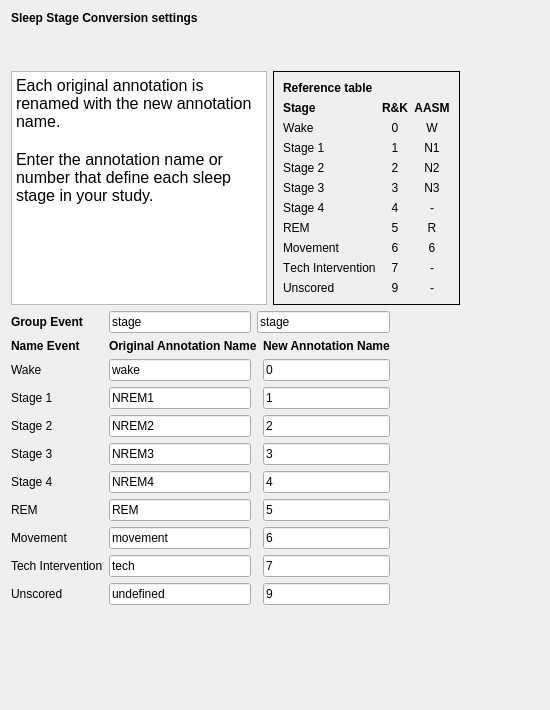
<?xml version="1.0" encoding="UTF-8"?>
<ui version="4.0">
 <class>SleepStageRenameSettingsView</class>
 <widget class="QWidget" name="SleepStageRenameSettingsView">
  <property name="geometry">
   <rect>
    <x>0</x>
    <y>0</y>
    <width>550</width>
    <height>710</height>
   </rect>
  </property>
  <property name="windowTitle">
   <string>Form</string>
  </property>
  <layout class="QVBoxLayout" name="verticalLayout_2">
   <item>
    <widget class="QLabel" name="label_8">
     <property name="sizePolicy">
      <sizepolicy hsizetype="Fixed" vsizetype="Fixed">
       <horstretch>0</horstretch>
       <verstretch>0</verstretch>
      </sizepolicy>
     </property>
     <property name="font">
      <font>
       <weight>75</weight>
       <bold>true</bold>
      </font>
     </property>
     <property name="text">
      <string>Sleep Stage Conversion settings</string>
     </property>
     <property name="alignment">
      <set>Qt::AlignLeading|Qt::AlignLeft|Qt::AlignVCenter</set>
     </property>
    </widget>
   </item>
   <item>
    <spacer name="verticalSpacer_2">
     <property name="orientation">
      <enum>Qt::Vertical</enum>
     </property>
     <property name="sizeType">
      <enum>QSizePolicy::Minimum</enum>
     </property>
     <property name="sizeHint" stdset="0">
      <size>
       <width>20</width>
       <height>40</height>
      </size>
     </property>
    </spacer>
   </item>
   <item>
    <layout class="QHBoxLayout" name="horizontalLayout">
     <item>
      <widget class="QTextEdit" name="textEdit">
       <property name="sizePolicy">
        <sizepolicy hsizetype="MinimumExpanding" vsizetype="Ignored">
         <horstretch>0</horstretch>
         <verstretch>0</verstretch>
        </sizepolicy>
       </property>
       <property name="readOnly">
        <bool>true</bool>
       </property>
       <property name="html">
        <string>&lt;!DOCTYPE HTML PUBLIC &quot;-//W3C//DTD HTML 4.0//EN&quot; &quot;http://www.w3.org/TR/REC-html40/strict.dtd&quot;&gt;
&lt;html&gt;&lt;head&gt;&lt;meta name=&quot;qrichtext&quot; content=&quot;1&quot; /&gt;&lt;style type=&quot;text/css&quot;&gt;
p, li { white-space: pre-wrap; }
&lt;/style&gt;&lt;/head&gt;&lt;body style=&quot; font-family:'Roboto'; font-size:7.8pt; font-weight:400; font-style:normal;&quot;&gt;
&lt;p style=&quot; margin-top:0px; margin-bottom:0px; margin-left:0px; margin-right:0px; -qt-block-indent:0; text-indent:0px;&quot;&gt;&lt;span style=&quot; font-size:12pt&quot;&gt;Each original annotation is renamed with the new annotation name.&lt;/span&gt;&lt;/p&gt;
&lt;p style=&quot;-qt-paragraph-type:empty; margin-top:0px; margin-bottom:0px; margin-left:0px; margin-right:0px; -qt-block-indent:0; text-indent:0px; font-size:12pt&quot;&gt;&lt;br /&gt;&lt;/p&gt;
&lt;p style=&quot; margin-top:0px; margin-bottom:0px; margin-left:0px; margin-right:0px; -qt-block-indent:0; text-indent:0px;&quot;&gt;&lt;span style=&quot; font-size:12pt&quot;&gt;Enter the annotation name or number that define each sleep stage in your study.&lt;/span&gt;&lt;/p&gt;&lt;/body&gt;&lt;/html&gt;</string>
       </property>
      </widget>
     </item>
     <item>
      <widget class="QFrame" name="frame">
       <property name="font">
        <font>
         <kerning>false</kerning>
        </font>
       </property>
       <property name="frameShape">
        <enum>QFrame::Box</enum>
       </property>
       <property name="frameShadow">
        <enum>QFrame::Plain</enum>
       </property>
       <layout class="QVBoxLayout" name="verticalLayout">
        <item>
         <widget class="QLabel" name="label_32">
          <property name="font">
           <font>
            <weight>75</weight>
            <bold>true</bold>
            <kerning>false</kerning>
           </font>
          </property>
          <property name="text">
           <string>Reference table</string>
          </property>
          <property name="alignment">
           <set>Qt::AlignLeading|Qt::AlignLeft|Qt::AlignVCenter</set>
          </property>
         </widget>
        </item>
        <item>
         <layout class="QGridLayout" name="gridLayout">
          <item row="4" column="1">
           <widget class="QLabel" name="label_3">
            <property name="text">
             <string>3</string>
            </property>
            <property name="alignment">
             <set>Qt::AlignCenter</set>
            </property>
           </widget>
          </item>
          <item row="7" column="1">
           <widget class="QLabel" name="label_11">
            <property name="text">
             <string>6</string>
            </property>
            <property name="alignment">
             <set>Qt::AlignCenter</set>
            </property>
           </widget>
          </item>
          <item row="9" column="2">
           <widget class="QLabel" name="label_26">
            <property name="text">
             <string>-</string>
            </property>
            <property name="alignment">
             <set>Qt::AlignCenter</set>
            </property>
           </widget>
          </item>
          <item row="4" column="0">
           <widget class="QLabel" name="label_13">
            <property name="text">
             <string>Stage 3</string>
            </property>
            <property name="alignment">
             <set>Qt::AlignLeading|Qt::AlignLeft|Qt::AlignVCenter</set>
            </property>
           </widget>
          </item>
          <item row="4" column="2">
           <widget class="QLabel" name="label_22">
            <property name="text">
             <string>N3</string>
            </property>
            <property name="alignment">
             <set>Qt::AlignCenter</set>
            </property>
           </widget>
          </item>
          <item row="9" column="1">
           <widget class="QLabel" name="label_5">
            <property name="text">
             <string>9</string>
            </property>
            <property name="alignment">
             <set>Qt::AlignCenter</set>
            </property>
           </widget>
          </item>
          <item row="2" column="1">
           <widget class="QLabel" name="label">
            <property name="text">
             <string>1</string>
            </property>
            <property name="alignment">
             <set>Qt::AlignCenter</set>
            </property>
           </widget>
          </item>
          <item row="8" column="1">
           <widget class="QLabel" name="label_7">
            <property name="text">
             <string>7</string>
            </property>
            <property name="alignment">
             <set>Qt::AlignCenter</set>
            </property>
           </widget>
          </item>
          <item row="1" column="1">
           <widget class="QLabel" name="label_6">
            <property name="text">
             <string>0</string>
            </property>
            <property name="alignment">
             <set>Qt::AlignCenter</set>
            </property>
           </widget>
          </item>
          <item row="3" column="0">
           <widget class="QLabel" name="label_20">
            <property name="text">
             <string>Stage 2</string>
            </property>
            <property name="alignment">
             <set>Qt::AlignLeading|Qt::AlignLeft|Qt::AlignVCenter</set>
            </property>
           </widget>
          </item>
          <item row="0" column="1">
           <widget class="QLabel" name="label_12">
            <property name="font">
             <font>
              <weight>75</weight>
              <bold>true</bold>
              <kerning>false</kerning>
             </font>
            </property>
            <property name="text">
             <string>R&amp;K</string>
            </property>
            <property name="alignment">
             <set>Qt::AlignCenter</set>
            </property>
           </widget>
          </item>
          <item row="3" column="2">
           <widget class="QLabel" name="label_30">
            <property name="text">
             <string>N2</string>
            </property>
            <property name="alignment">
             <set>Qt::AlignCenter</set>
            </property>
           </widget>
          </item>
          <item row="6" column="1">
           <widget class="QLabel" name="label_4">
            <property name="text">
             <string>5</string>
            </property>
            <property name="alignment">
             <set>Qt::AlignCenter</set>
            </property>
           </widget>
          </item>
          <item row="9" column="0">
           <widget class="QLabel" name="label_17">
            <property name="text">
             <string>Unscored</string>
            </property>
            <property name="alignment">
             <set>Qt::AlignLeading|Qt::AlignLeft|Qt::AlignVCenter</set>
            </property>
           </widget>
          </item>
          <item row="0" column="0">
           <widget class="QLabel" name="label_33">
            <property name="font">
             <font>
              <weight>75</weight>
              <bold>true</bold>
              <kerning>false</kerning>
             </font>
            </property>
            <property name="text">
             <string>Stage</string>
            </property>
           </widget>
          </item>
          <item row="5" column="2">
           <widget class="QLabel" name="label_27">
            <property name="text">
             <string>-</string>
            </property>
            <property name="alignment">
             <set>Qt::AlignCenter</set>
            </property>
           </widget>
          </item>
          <item row="8" column="0">
           <widget class="QLabel" name="label_14">
            <property name="text">
             <string>Tech Intervention</string>
            </property>
            <property name="alignment">
             <set>Qt::AlignLeading|Qt::AlignLeft|Qt::AlignVCenter</set>
            </property>
           </widget>
          </item>
          <item row="5" column="1">
           <widget class="QLabel" name="label_10">
            <property name="text">
             <string>4</string>
            </property>
            <property name="alignment">
             <set>Qt::AlignCenter</set>
            </property>
           </widget>
          </item>
          <item row="6" column="2">
           <widget class="QLabel" name="label_25">
            <property name="text">
             <string>R</string>
            </property>
            <property name="alignment">
             <set>Qt::AlignCenter</set>
            </property>
           </widget>
          </item>
          <item row="2" column="2">
           <widget class="QLabel" name="label_24">
            <property name="text">
             <string>N1</string>
            </property>
            <property name="alignment">
             <set>Qt::AlignCenter</set>
            </property>
           </widget>
          </item>
          <item row="8" column="2">
           <widget class="QLabel" name="label_23">
            <property name="text">
             <string>-</string>
            </property>
            <property name="alignment">
             <set>Qt::AlignCenter</set>
            </property>
           </widget>
          </item>
          <item row="1" column="0">
           <widget class="QLabel" name="label_19">
            <property name="text">
             <string>Wake</string>
            </property>
            <property name="alignment">
             <set>Qt::AlignLeading|Qt::AlignLeft|Qt::AlignVCenter</set>
            </property>
           </widget>
          </item>
          <item row="5" column="0">
           <widget class="QLabel" name="label_18">
            <property name="text">
             <string>Stage 4</string>
            </property>
            <property name="alignment">
             <set>Qt::AlignLeading|Qt::AlignLeft|Qt::AlignVCenter</set>
            </property>
           </widget>
          </item>
          <item row="7" column="0">
           <widget class="QLabel" name="label_21">
            <property name="text">
             <string>Movement</string>
            </property>
            <property name="alignment">
             <set>Qt::AlignLeading|Qt::AlignLeft|Qt::AlignVCenter</set>
            </property>
           </widget>
          </item>
          <item row="0" column="2">
           <widget class="QLabel" name="label_29">
            <property name="font">
             <font>
              <weight>75</weight>
              <bold>true</bold>
              <kerning>false</kerning>
             </font>
            </property>
            <property name="text">
             <string>AASM</string>
            </property>
            <property name="alignment">
             <set>Qt::AlignCenter</set>
            </property>
           </widget>
          </item>
          <item row="6" column="0">
           <widget class="QLabel" name="label_16">
            <property name="text">
             <string>REM</string>
            </property>
            <property name="alignment">
             <set>Qt::AlignLeading|Qt::AlignLeft|Qt::AlignVCenter</set>
            </property>
           </widget>
          </item>
          <item row="2" column="0">
           <widget class="QLabel" name="label_15">
            <property name="text">
             <string>Stage 1</string>
            </property>
            <property name="alignment">
             <set>Qt::AlignLeading|Qt::AlignLeft|Qt::AlignVCenter</set>
            </property>
           </widget>
          </item>
          <item row="3" column="1">
           <widget class="QLabel" name="label_2">
            <property name="text">
             <string>2</string>
            </property>
            <property name="alignment">
             <set>Qt::AlignCenter</set>
            </property>
           </widget>
          </item>
          <item row="7" column="2">
           <widget class="QLabel" name="label_31">
            <property name="text">
             <string>6</string>
            </property>
            <property name="alignment">
             <set>Qt::AlignCenter</set>
            </property>
           </widget>
          </item>
          <item row="1" column="2">
           <widget class="QLabel" name="label_28">
            <property name="text">
             <string>W</string>
            </property>
            <property name="alignment">
             <set>Qt::AlignCenter</set>
            </property>
           </widget>
          </item>
         </layout>
        </item>
       </layout>
      </widget>
     </item>
     <item>
      <spacer name="horizontalSpacer">
       <property name="orientation">
        <enum>Qt::Horizontal</enum>
       </property>
       <property name="sizeType">
        <enum>QSizePolicy::Expanding</enum>
       </property>
       <property name="sizeHint" stdset="0">
        <size>
         <width>13</width>
         <height>222</height>
        </size>
       </property>
      </spacer>
     </item>
    </layout>
   </item>
   <item>
    <layout class="QHBoxLayout" name="horizontalLayout_2">
     <item>
      <layout class="QGridLayout" name="gridLayout_2">
       <item row="9" column="3">
        <widget class="QLineEdit" name="lineEdit_new_7">
         <property name="text">
          <string>7</string>
         </property>
        </widget>
       </item>
       <item row="7" column="3">
        <widget class="QLineEdit" name="lineEdit_new_5">
         <property name="text">
          <string>5</string>
         </property>
        </widget>
       </item>
       <item row="8" column="3">
        <widget class="QLineEdit" name="lineEdit_new_6">
         <property name="text">
          <string>6</string>
         </property>
        </widget>
       </item>
       <item row="5" column="3">
        <widget class="QLineEdit" name="lineEdit_new_3">
         <property name="text">
          <string>3</string>
         </property>
        </widget>
       </item>
       <item row="8" column="0">
        <widget class="QLabel" name="label_40">
         <property name="text">
          <string>Movement</string>
         </property>
        </widget>
       </item>
       <item row="4" column="1">
        <widget class="QLineEdit" name="lineEdit_ori_2">
         <property name="text">
          <string>NREM2</string>
         </property>
        </widget>
       </item>
       <item row="2" column="3">
        <widget class="QLineEdit" name="lineEdit_new_0">
         <property name="text">
          <string>0</string>
         </property>
        </widget>
       </item>
       <item row="1" column="3">
        <widget class="QLabel" name="label_46">
         <property name="font">
          <font>
           <weight>75</weight>
           <bold>true</bold>
          </font>
         </property>
         <property name="text">
          <string>New Annotation Name</string>
         </property>
        </widget>
       </item>
       <item row="2" column="0">
        <widget class="QLabel" name="label_34">
         <property name="text">
          <string>Wake</string>
         </property>
        </widget>
       </item>
       <item row="4" column="0">
        <widget class="QLabel" name="label_36">
         <property name="text">
          <string>Stage 2</string>
         </property>
        </widget>
       </item>
       <item row="2" column="1">
        <widget class="QLineEdit" name="lineEdit_ori_0">
         <property name="text">
          <string>wake</string>
         </property>
        </widget>
       </item>
       <item row="0" column="1">
        <widget class="QLineEdit" name="lineEdit_group_ori">
         <property name="text">
          <string>stage</string>
         </property>
        </widget>
       </item>
       <item row="7" column="1">
        <widget class="QLineEdit" name="lineEdit_ori_5">
         <property name="text">
          <string>REM</string>
         </property>
        </widget>
       </item>
       <item row="8" column="1">
        <widget class="QLineEdit" name="lineEdit_ori_6">
         <property name="text">
          <string>movement</string>
         </property>
        </widget>
       </item>
       <item row="3" column="3">
        <widget class="QLineEdit" name="lineEdit_new_1">
         <property name="text">
          <string>1</string>
         </property>
        </widget>
       </item>
       <item row="3" column="1">
        <widget class="QLineEdit" name="lineEdit_ori_1">
         <property name="text">
          <string>NREM1</string>
         </property>
        </widget>
       </item>
       <item row="10" column="3">
        <widget class="QLineEdit" name="lineEdit_new_9">
         <property name="text">
          <string>9</string>
         </property>
        </widget>
       </item>
       <item row="1" column="1" colspan="2">
        <widget class="QLabel" name="label_43">
         <property name="font">
          <font>
           <weight>75</weight>
           <bold>true</bold>
          </font>
         </property>
         <property name="text">
          <string>Original Annotation Name</string>
         </property>
        </widget>
       </item>
       <item row="9" column="1">
        <widget class="QLineEdit" name="lineEdit_ori_7">
         <property name="text">
          <string>tech</string>
         </property>
        </widget>
       </item>
       <item row="1" column="0">
        <widget class="QLabel" name="label_9">
         <property name="font">
          <font>
           <weight>75</weight>
           <bold>true</bold>
          </font>
         </property>
         <property name="text">
          <string>Name Event</string>
         </property>
         <property name="alignment">
          <set>Qt::AlignLeading|Qt::AlignLeft|Qt::AlignVCenter</set>
         </property>
        </widget>
       </item>
       <item row="3" column="0">
        <widget class="QLabel" name="label_35">
         <property name="text">
          <string>Stage 1</string>
         </property>
        </widget>
       </item>
       <item row="5" column="1">
        <widget class="QLineEdit" name="lineEdit_ori_3">
         <property name="text">
          <string>NREM3</string>
         </property>
        </widget>
       </item>
       <item row="4" column="3">
        <widget class="QLineEdit" name="lineEdit_new_2">
         <property name="text">
          <string>2</string>
         </property>
        </widget>
       </item>
       <item row="6" column="3">
        <widget class="QLineEdit" name="lineEdit_new_4">
         <property name="text">
          <string>4</string>
         </property>
        </widget>
       </item>
       <item row="7" column="0">
        <widget class="QLabel" name="label_39">
         <property name="text">
          <string>REM</string>
         </property>
        </widget>
       </item>
       <item row="10" column="1">
        <widget class="QLineEdit" name="lineEdit_ori_9">
         <property name="text">
          <string>undefined</string>
         </property>
        </widget>
       </item>
       <item row="6" column="0">
        <widget class="QLabel" name="label_38">
         <property name="text">
          <string>Stage 4</string>
         </property>
        </widget>
       </item>
       <item row="9" column="0">
        <widget class="QLabel" name="label_41">
         <property name="minimumSize">
          <size>
           <width>90</width>
           <height>0</height>
          </size>
         </property>
         <property name="text">
          <string>Tech Intervention</string>
         </property>
        </widget>
       </item>
       <item row="10" column="0">
        <widget class="QLabel" name="label_42">
         <property name="text">
          <string>Unscored</string>
         </property>
        </widget>
       </item>
       <item row="0" column="2" colspan="2">
        <widget class="QLineEdit" name="lineEdit_group_new">
         <property name="text">
          <string>stage</string>
         </property>
        </widget>
       </item>
       <item row="5" column="0">
        <widget class="QLabel" name="label_37">
         <property name="text">
          <string>Stage 3</string>
         </property>
        </widget>
       </item>
       <item row="0" column="0">
        <widget class="QLabel" name="label_47">
         <property name="minimumSize">
          <size>
           <width>90</width>
           <height>0</height>
          </size>
         </property>
         <property name="font">
          <font>
           <weight>75</weight>
           <bold>true</bold>
          </font>
         </property>
         <property name="text">
          <string>Group Event</string>
         </property>
        </widget>
       </item>
       <item row="6" column="1">
        <widget class="QLineEdit" name="lineEdit_ori_4">
         <property name="text">
          <string>NREM4</string>
         </property>
        </widget>
       </item>
       <item row="11" column="1">
        <spacer name="verticalSpacer">
         <property name="orientation">
          <enum>Qt::Vertical</enum>
         </property>
         <property name="sizeHint" stdset="0">
          <size>
           <width>20</width>
           <height>40</height>
          </size>
         </property>
        </spacer>
       </item>
      </layout>
     </item>
     <item>
      <widget class="Line" name="line_2">
       <property name="orientation">
        <enum>Qt::Horizontal</enum>
       </property>
      </widget>
     </item>
     <item>
      <spacer name="horizontalSpacer_3">
       <property name="orientation">
        <enum>Qt::Horizontal</enum>
       </property>
       <property name="sizeHint" stdset="0">
        <size>
         <width>40</width>
         <height>20</height>
        </size>
       </property>
      </spacer>
     </item>
    </layout>
   </item>
  </layout>
 </widget>
 <resources/>
 <connections/>
 <slots>
  <slot>on_stage_name_change()</slot>
 </slots>
</ui>
